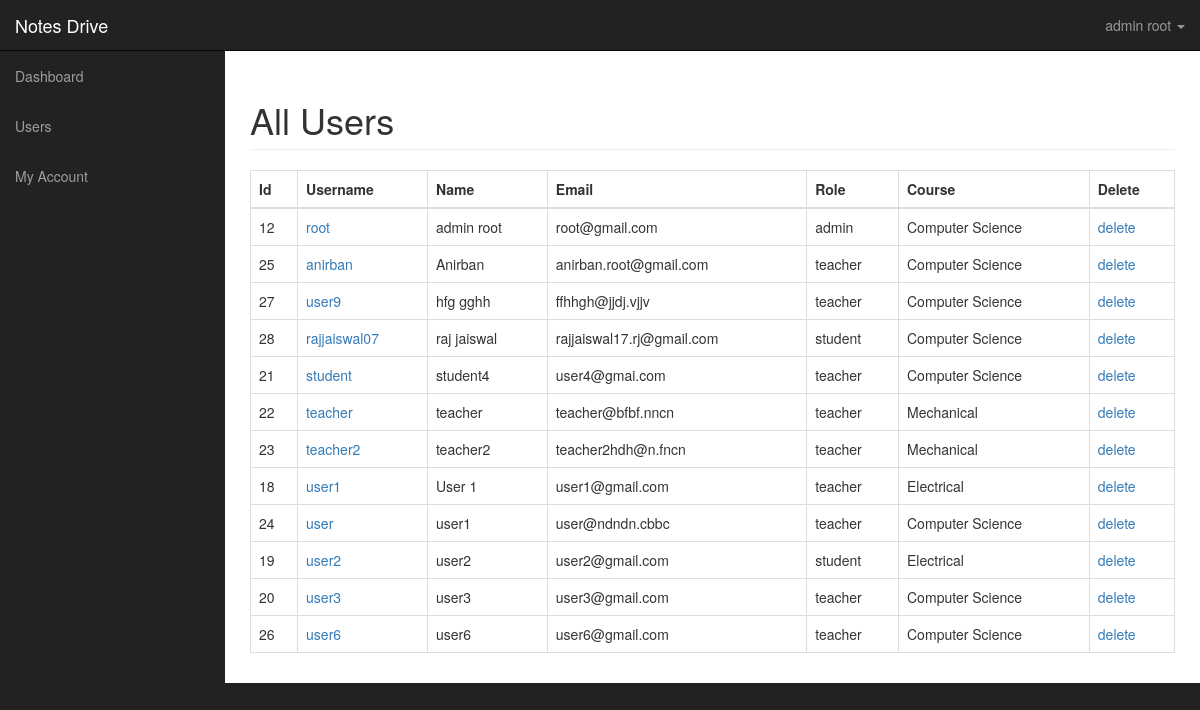
/dashboard/users.php (signed in), run on the app's committed database.
### tables this page shows
CREATE TABLE `users` (
  `id` int(11) NOT NULL,
  `username` varchar(225) NOT NULL,
  `name` varchar(225) NOT NULL,
  `about` varchar(300) NOT NULL DEFAULT 'N/A',
  `role` varchar(225) NOT NULL,
  `email` varchar(225) NOT NULL,
  `token` varchar(225) NOT NULL,
  `gender` varchar(225) NOT NULL,
  `password` varchar(225) NOT NULL,
  `course` varchar(225) NOT NULL,
  `image` varchar(225) NOT NULL DEFAULT 'profile.jpg',
  `joindate` varchar(225) NOT NULL
);

### dashboard/users.php (the view, shortened to what this page needs)
<?php include ('includes/connection.php');
include "includes/adminheader.php"; ?>
<?php if($_SESSION['role'] == 'admin')
{
	?>
	 <div id="wrapper">
    <?php include "includes/adminnav.php"; ?>
        <div id="page-wrapper">
            <div class="container-fluid">
                <div class="row">
                    <div class="col-lg-12">
                        <h1 class="page-header">
                            All Users
                        </h1>
    <table class="table table-bordered table-hover">
    <thead>
        <tr>
            <th>Id</th>
            <th>Username</th>
            <th>Name</th>
            <th>Email</th>
            <th>Role</th>
            <th>Course</th>
            <th>Delete</th>
        </tr>
    </thead>
    <tbody>
        <?php
            $query = "SELECT * FROM users ORDER BY name ASC ";
            $select_users = mysqli_query($conn, $query) or die(mysqli_error($conn));
            if (mysqli_num_rows($select_users) > 0 ) {
            while ($row = mysqli_fetch_array($select_users)) {
                $user_id = $row['id'];
                $username = $row['username'];
                $name = $row['name'];
                $user_email = $row['email'];
                $user_role = $row['role'];
                $user_course = $row['course'];
                echo "<tr>";
                echo "<td>$user_id</td>";
                echo "<td><a href='viewprofile.php?name=$username' target='_blank'> $username</a></td>";
                echo "<td>$name</td>";
                echo "<td>$user_email</td>";
                echo "<td>$user_role</td>";
                echo "<td>$user_course</td>";
                echo "<td><a onClick=\"javascript: return confirm('Are you sure you want to delete this user?')\" href='users.php?delete=$user_id'><i class='fa fa-times fa-lg'></i>delete</a></td>";
                echo "</tr>";
             }
        ?>
    </tbody>
 </table>
<?php
}
    ?>
    <?php } else {
    	header("location: index.php");
    }
    ?>
    </div>
    </div>
    </div>
    </div>
    </div>
</body>
</html>

### dashboard/includes/adminheader.php (shortened to what this page needs)
<!DOCTYPE html>
<html lang="en">
<head>
    <link href="css/bootstrap.min.css" rel="stylesheet">
    <link href="css/sb-admin.css" rel="stylesheet">
</head>
<body>

### dashboard/includes/adminnav.php (shortened to what this page needs)
 <nav class="navbar navbar-inverse navbar-fixed-top" role="navigation">
            <div class="navbar-header">
                <a class="navbar-brand" href="index">Notes Drive</a>
            </div>
            <ul class="nav navbar-right top-nav">
                <li class="dropdown">
                    <a href="#" class="dropdown-toggle" data-toggle="dropdown"><i class="fa fa-user"></i> <?php echo $_SESSION['name']; ?> <b class="caret"></b></a>
                </li>
            </ul>
<div class="collapse navbar-collapse navbar-ex1-collapse">
                <ul class="nav navbar-nav side-nav">
                    <li>
                        <a href="index.php" class="active"><i class="fa fa-fw fa-dashboard"></i> Dashboard</a>
                    </li>
                <?php if($_SESSION['role'] == 'admin') {
                    ?>
                   <li>
                         <a href="javascript:;" data-toggle="collapse" data-target="#user"><i class="fa fa-fw fa-users"></i> Users <i class="fa fa-fw fa-caret-down"></i></a>
                    </li>
                    <li>
                        <a href="javascript:;" class="dropdown-toggle" data-toggle="collapse" data-target="#posts"><i class="fa fa-fw fa-file-text"></i> My Account <i class="fa fa-fw fa-caret-down"></i></a>
                        </li>
<?php } ?>
                </ul>
            </div>
        </nav>

### dashboard/css/sb-admin.css (style rules this page uses)
body { margin-top: 100px; background-color: #222; }
@media (min-width:768px) { body { margin-top: 50px; } }
#wrapper { padding-left: 0; }
#page-wrapper { width: 100%; padding: 0; background-color: #fff; }
@media (min-width:768px) { #wrapper { padding-left: 225px; } }
@media (min-width:768px) { #page-wrapper { padding: 10px; } }
.top-nav { padding: 0 15px; }
.top-nav>li { display: inline-block; float: left; }
.top-nav>li>a { padding-top: 15px; padding-bottom: 15px; line-height: 20px; color: #999; }
@media (min-width:768px) { .side-nav { position: fixed; top: 51px; left: 225px; width: 225px; margin-left: -225px; border: none; border-radius: 0; overflow-y: auto; background-color: #222; bottom: 0; overflow-x: hidden; padding-bottom: 40px; } }
@media (min-width:768px) { .side-nav>li>a { width: 225px; } }

### data on the page
users: id "12", username "root", name "admin root", email "root@gmail.com", role "admin", course "Computer Science"
users: id "25", username "anirban", name "Anirban", email "anirban.root@gmail.com", role "teacher", course "Computer Science"
users: id "27", username "user9", name "hfg gghh", email "ffhhgh@jjdj.vjjv", role "teacher", course "Computer Science"
users: id "28", username "rajjaiswal07", name "raj jaiswal", email "rajjaiswal17.rj@gmail.com", role "student", course "Computer Science"
users: id "21", username "student", name "student4", email "user4@gmai.com", role "teacher", course "Computer Science"
users: id "22", username "teacher", name "teacher", email "teacher@bfbf.nncn", role "teacher", course "Mechanical"
users: id "23", username "teacher2", name "teacher2", email "teacher2hdh@n.fncn", role "teacher", course "Mechanical"
users: id "18", username "user1", name "User 1", email "user1@gmail.com", role "teacher", course "Electrical"
users: id "24", username "user", name "user1", email "user@ndndn.cbbc", role "teacher", course "Computer Science"
users: id "19", username "user2", name "user2", email "user2@gmail.com", role "student", course "Electrical"
users: id "20", username "user3", name "user3", email "user3@gmail.com", role "teacher", course "Computer Science"
users: id "26", username "user6", name "user6", email "user6@gmail.com", role "teacher", course "Computer Science"

### other printed values
$_SESSION['name'] "admin root"
